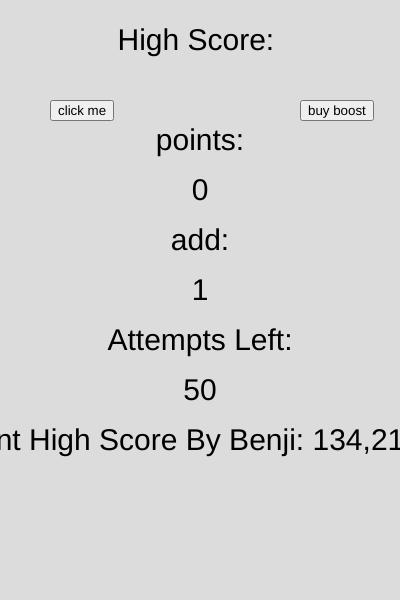
Frame 1 (no input)
Frame 60 (no input): identical to frame 1, image omitted
Frame 120 (the mouse pressed at the canvas centre since frame 60): identical to frame 1, image omitted

The p5.js sketch that drew this single still picture (run headless with seeded random() and noise() and a simulated clock; from frame 60 on, the mouse is pressed at the canvas centre):

// p5.js sketch
// ── sketch.js
let points = 0;
let colorOfBackground;
let colorOfBackground_Failed;
let button;
let buy;
let add = 1;
let add_change = 1;
let attempts = 50;

function setup() {
  textSize(30);
  colorOfBackground = color(220, 220, 220);
  colorOfBackground_Failed = color(255, 0, 0);

  createCanvas(400, 600);
  textAlign(CENTER);
  button = createButton("click me");
  button.position(50, 100);
  buy = createButton("buy boost");
  buy.position(300, 100);

  button.mousePressed(plusOne);

  buy.mousePressed(buyBoost);
}

function draw() {
  if (attempts <= 0) {
    background(colorOfBackground_Failed);
  } else {
    background(colorOfBackground);
  }

  text("High Score: ", 200, 50);
  // text("Jayvian - 4891772 - 50 Attempts", 200, 80);
  
  
  text(points, 200, 200);
  text("points:", 200, 150);

  text("add:", 200, 250);
  text(add, 200, 300);

  text("Attempts Left:", 200, 350);
  text(attempts, 200, 400);

  text("Current High Score By Benji: 134,217,812", 200, 450);
}

function plusOne() {
  if (attempts > 0) {
    attempts -= 1;
    points += add;
  }
}
function buyBoost() {
  if (attempts > 0) {
    attempts -= 1;

    let points_copy = points;
    let price = 1;
    let buyable = false;
    if (points_copy >= 10) {
      points_copy /= 10;
      price *= 10;
      add_change *= 2;
      buyable = true;
    }
    if (buyable) {
      points -= price;
      add = add_change;
    }
  }
}
